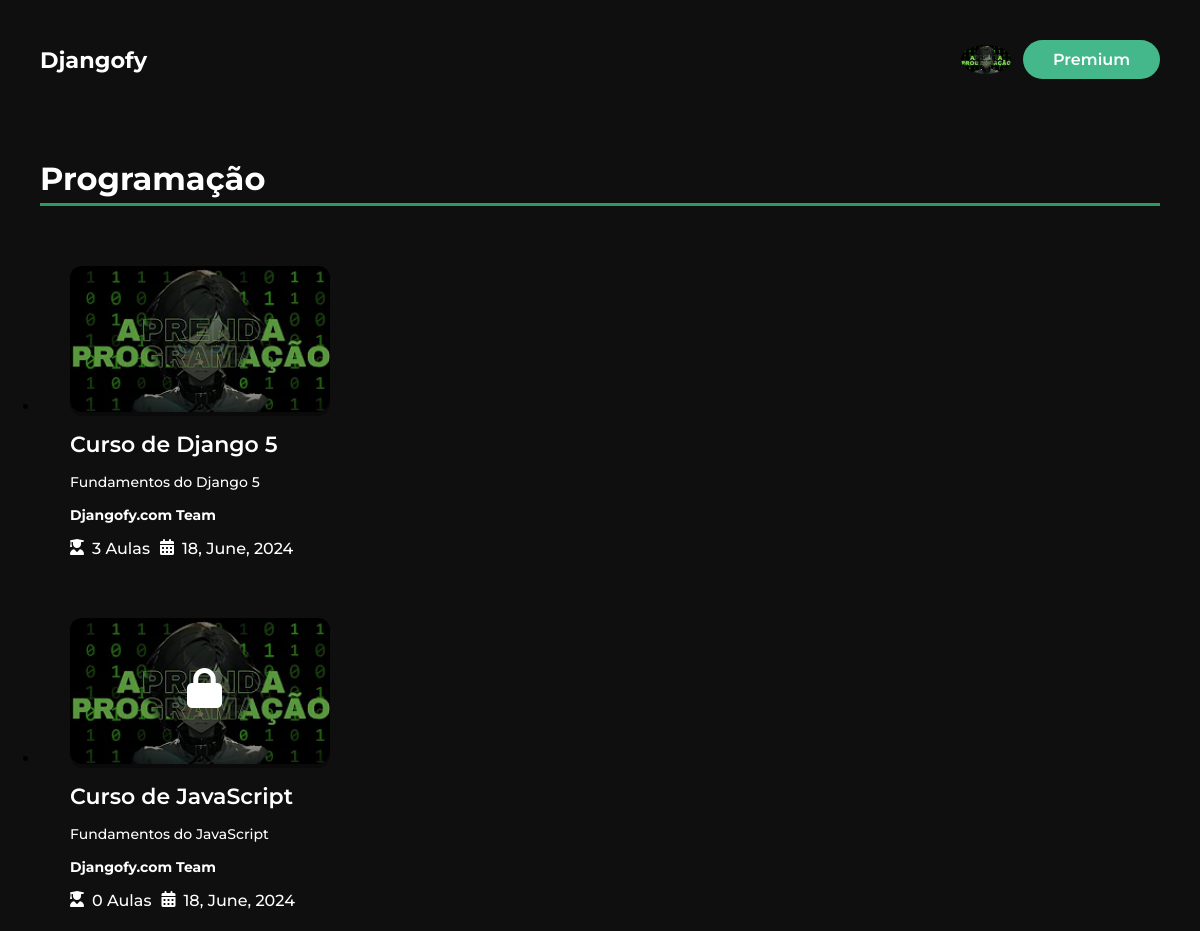
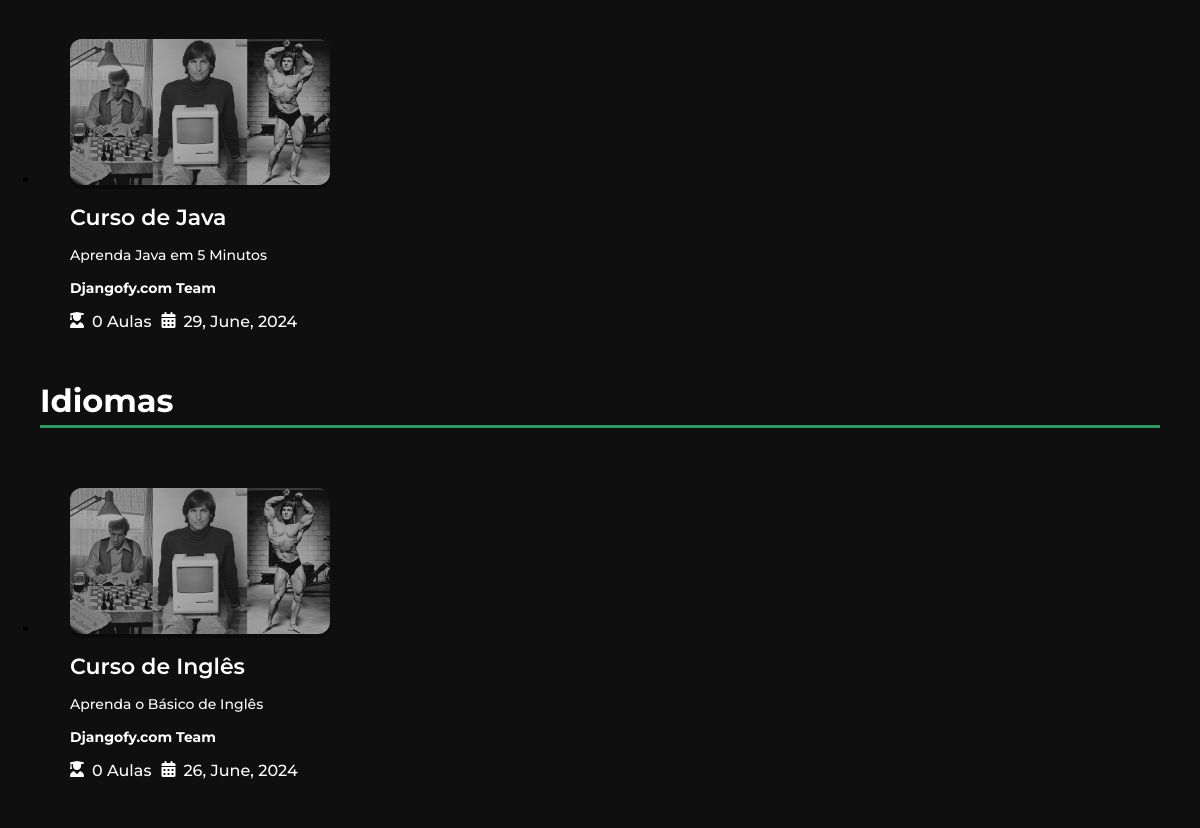
Before: / (signed in) with the older database file (2 pictures, top to bottom).
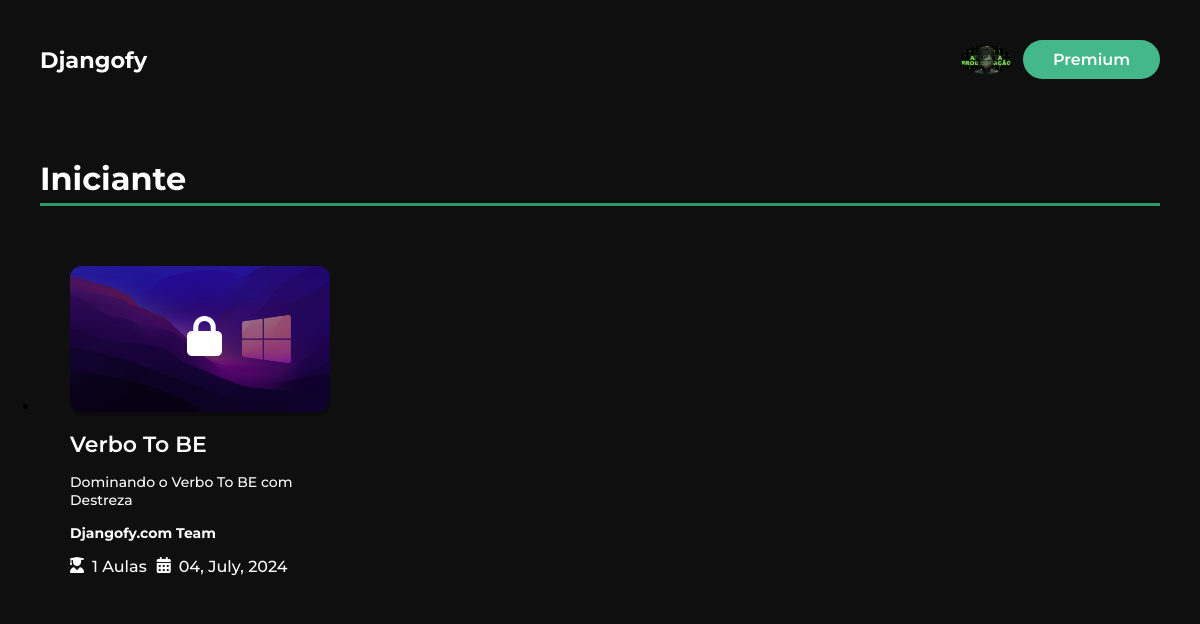
After: the same page with the newer database file.
### courseapp/models.py (models this page shows, shortened)
class UserProfile(models.Model):
    user = models.ForeignKey(User, on_delete=models.CASCADE)
    profileimg = models.ImageField(upload_to='profiles/', default='profiles/me.jpg')
    status = models.BooleanField(default=False)

class Topic(models.Model):
    title = models.CharField(max_length=200)

class Module(models.Model):
    title = models.CharField(max_length=200)
    description = models.TextField()
    image = models.ImageField(upload_to='module/',default='module/code bg.webp')
    status = models.BooleanField(default=False)
    date = models.DateTimeField(auto_now_add=True)
    classes = models.IntegerField(default=0)
    topic = models.ForeignKey('Topic', on_delete=models.CASCADE, related_name='topics')
    def formatted_date(self):
        return self.date.strftime("%d, %B, %Y")

### courseapp/views.py (the view)
# urls.py: path('', ViewHome, name='home'),
@login_required(login_url='signin')
def ViewHome(request):
    topics = Topic.objects.all()
    modules = Module.objects.all()
    user = UserProfile.objects.get(user=request.user)
    context = {
        'topics':topics,
        'modules':modules,
        'user':user,
    }
    return render(request, 'home/home.html', context)

### templates/home/home.html (shortened to what this page needs)
{% load static %}
<!DOCTYPE html>
<html lang="en">
<head>
    <link rel="stylesheet" href="{% static 'css/index/style.css' %}">
    <link rel="stylesheet" href="{% static 'css/index/header.css' %}">
    <link rel="stylesheet" href="{% static 'css/index/module.css' %}">
    <link rel="stylesheet" href="https://cdn.jsdelivr.net/npm/@splidejs/splide@latest/dist/css/splide.min.css">
</head>
<body>
    {% include 'home/header.html' %}
    {% include 'home/modules.html' %}
</body>
</html>

### templates/home/header.html (shortened to what this page needs)
<header>
    <a id="logo">Djangofy</a>
    <div class="perfil">
        <div class="perfil-image">
            <img src="{{user.profileimg.url}}" alt="">
        </div>
        {% if not user.status %}
            <a>Premium</a>
        {% endif %}
    </div>
</header>

### templates/home/modules.html (shortened to what this page needs)
<section>
    <article>
        {% for topic in topics %}
            <p class="module-text">{{topic.title}}</p>
            <div class="splide" role="group" aria-label="Splide Basic HTML Example">
                <div class="splide__track">
                    <ul class="splide__list">
                        {% for module in topic.topics.all %}
                        <li class="splide__slide">
                            <div class="module" data-id='{{ module.id }}'  data-status="{{ module.status }}">
                                <div class="module-image">
                                    {% if user.status %}
                                        <img src="{{module.image.url}}" alt="">
                                        <div class="overlay"></div>
                                    {% else %}
                                        {% if not user.status and module.status %}
                                            <img src="{{module.image.url}}" alt="">
                                            <div class="overlay"></div>
                                            <i class="fa-solid fa-lock"></i>
                                        {% else %}
                                            {% if not user.status and not module.status %}
                                                <img src="{{module.image.url}}" alt="">
                                                <div class="overlay"></div>
                                            {% endif %}
                                        {% endif %}
                                    {% endif %}
                                </div>
                                <p class="module-title">{{module.title}}</p>
                                <p class="module-description">{{module.description}}</p>
                                <p class="chess">Djangofy.com Team</p>
                                <div class="details">
                                    <div class="detail">
                                        <i class="fa-solid fa-user-graduate"></i>
                                        <p>{{module.videos.count}} Aulas</p>
                                    </div>
                                    <div class="detail">
                                        <i class="fa-solid fa-calendar-days"></i>
                                        <p>{{module.formatted_date}}</p>
                                    </div>
                                </div>
                            </div>
                        </li>
                        {% endfor %}
                    </ul>
                </div>
            </div>
        {% endfor %}
    </article>
</section>

### static/css/index/style.css (style rules this page uses)
* { padding: 0px; margin: 0px; box-sizing: border-box; font-family: "Montserrat", sans-serif; }
body { width: 100%; height: 100%; background-color: #0F0F0F; }
section { display: flex; flex-direction: column; gap: 50px; padding: 20px; }
section article { display: flex; flex-direction: column; gap: 20px; padding: 20px; border-radius: 12px; }

### static/css/index/header.css (style rules this page uses)
header { display: flex; justify-content: space-between; align-items: center; padding: 40px; width: 100%; background-color: #0F0F0F; }
header a#logo { color: white; font-size: 1.4em; font-weight: 700; cursor: pointer; }
header .perfil { display: flex; justify-content: center; align-items: center; gap: 12px; cursor: pointer; }
header .perfil a { text-decoration: none; background-color: #44B78B; color: white; padding: 10px 30px; border-radius: 25px; font-weight: 600; transition: 0.4s; }
header .perfil .perfil-image { display: flex; justify-content: center; align-items: center; width: 50px; position: relative; }
header .perfil .perfil-image img { width: 100%; object-fit: cover; object-position: center; border-radius: 50%; }

### static/css/index/module.css (style rules this page uses)
section article p.module-text { position: relative; font-size: 2em; font-weight: 700; padding-bottom: 8px; color: white; }
section article p.module-text::after { content: ''; position: absolute; width: 100%; left: 0%; bottom: 0; border-bottom: 3px solid #2D9964; }
section article .module { display: flex; flex-direction: column; gap: 15px; max-width: 300px; padding: 20px; border-radius: 12px; background-color: #0F0F0F; transition: transform 0.4s, box-shadow 0.4s; }
section article .module .module-image { position: relative; width: 100%; }
section article .module .module-image i { position: absolute; font-size: 40px; left: 45%; bottom: 40%; color: white; transition: bottom 0.4s; }
.overlay { position: absolute; width: 100%; height: 100%; bottom: 0; border-radius: 12px; background-color: rgba(0, 0, 0, 0.300); transition: 0.4s; }
section article .module .module-image img { width: 100%; object-fit: cover; object-position: center; border-radius: 12px; }
.module .module-title { color: white; font-size: 22px; font-weight: 600; }
.module .module-description { color: white; font-size: 14px; font-weight: 500; }
.chess { color: white; font-size: 14px; font-weight: 700; }
.details { display: flex; gap: 10px; }
.detail { display: flex; gap: 8px; color: white; }
.detail p { font-weight: 500; }
.splide__track { padding-top: 10px; }
.splide__slide { padding:10px; }

Changed rows visible on the page:
removed Topic: title "Programação"
removed Module: image (picture), title "Curso de Django 5", description "Fundamentos do Django 5", videos.count "3", formatted_date "18, June, 2024", shown under "Programação"
removed Module: image (picture), title "Curso de JavaScript", description "Fundamentos do JavaScript", videos.count "0", formatted_date "18, June, 2024", shown under "Programação"
removed Module: image (picture), title "Curso de Java", description "Aprenda Java em 5 Minutos", videos.count "0", formatted_date "29, June, 2024", shown under "Programação"
removed Topic: title "Idiomas"
removed Module: image (picture), title "Curso de Inglês", description "Aprenda o Básico de Inglês", videos.count "0", formatted_date "26, June, 2024", shown under "Idiomas"
added Topic: title "Iniciante"
added Module: image (picture), title "Verbo To BE", description "Dominando o Verbo To BE com Destreza", videos.count "1", formatted_date "04, July, 2024", shown under "Iniciante"
